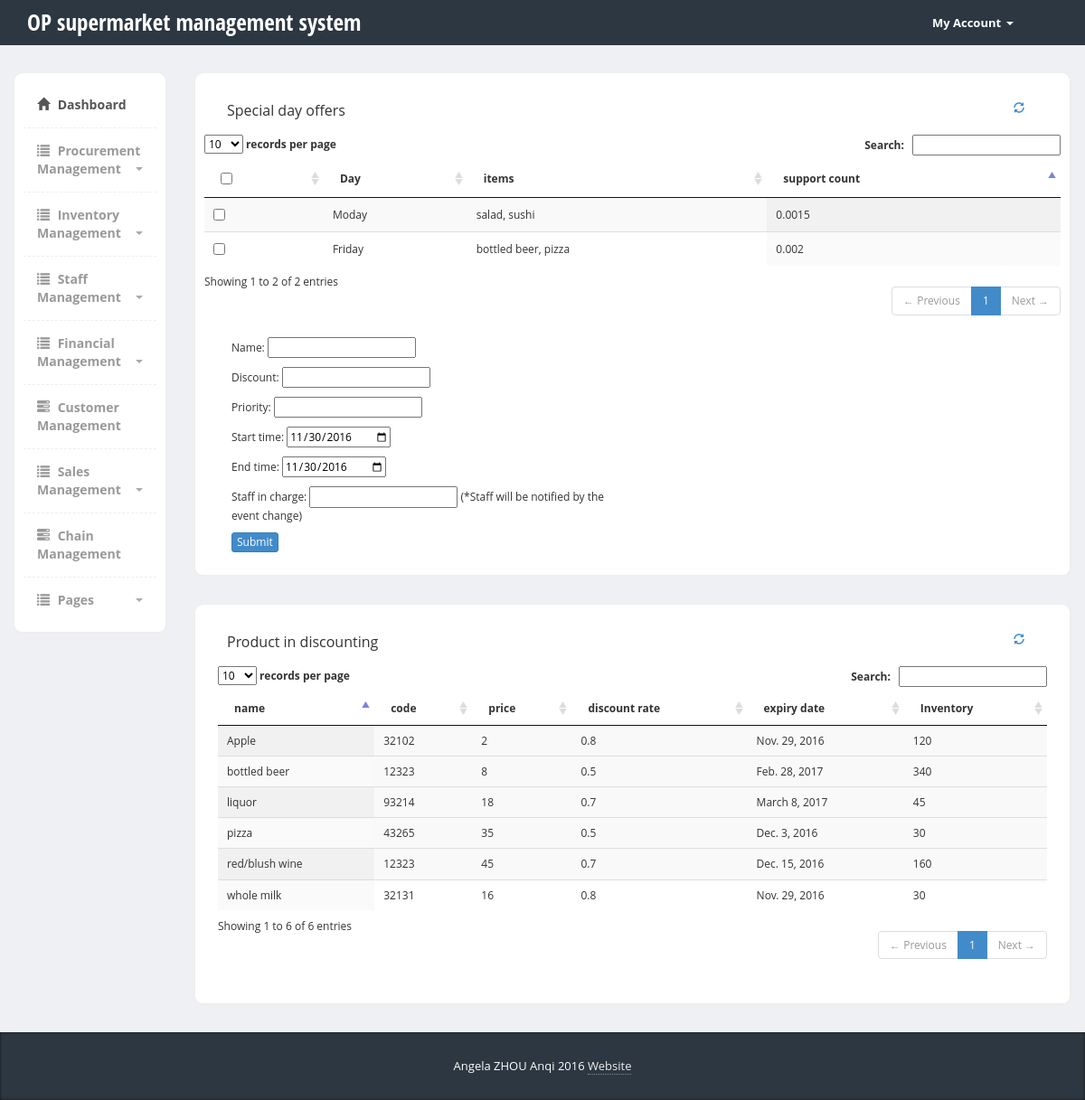
Before: /sms/sales_management/markdowns with the older database file.
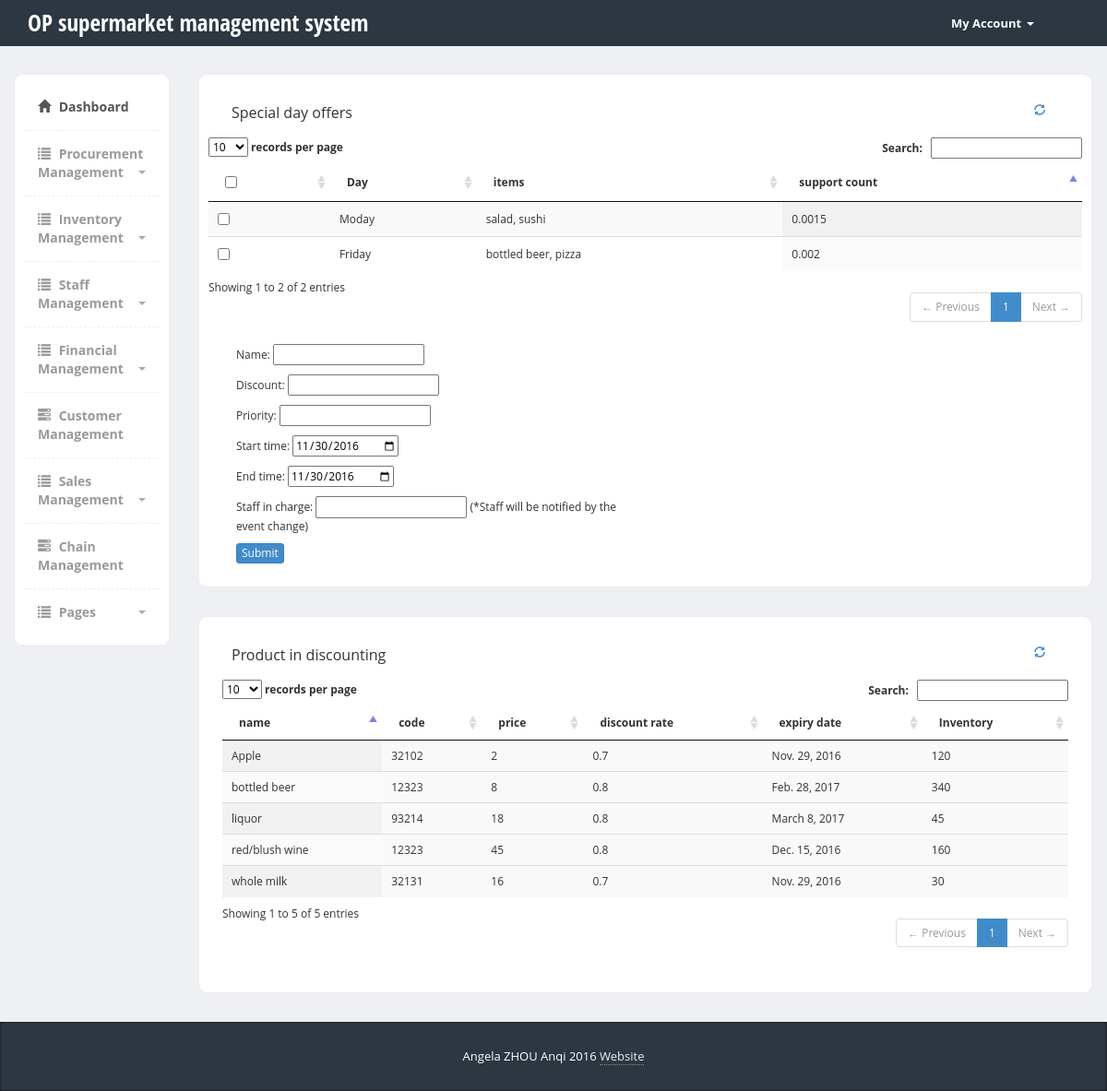
After: the same page with the newer database file.
### sms/models.py (models this page shows, shortened)
class Product(models.Model):
    product_name = models.CharField(max_length=200)
    batch_id = models.IntegerField(default=1)
    category= models.CharField(max_length=200)
    code   = models.CharField(max_length=200)
    status   = models.CharField(max_length=200)
    price = models.IntegerField(default=0)
    expiry_date = models.DateField(default=datetime.now, blank=True)
    discount_rate = models.FloatField(default=1.0)
    markdown = models.IntegerField(default=1)
    inventory = models.IntegerField(default=1)
    def _get_total(self):
       "Returns the total"
       return self.price * self.discount_rate
    current_price = property(_get_total)

### sms/views.py (the view)
def markdowns(request):
	if request.method == 'POST':
		print request.body
		data = json.loads(request.body)
		p = Promo_event(name=data['event_name'], event_type='Buddle selling', priority=data["priority"],start_date=data["start_date"], end_date=data["end_date"], staff = data["staff"])
		p.save()
		for  item in  data['data']:
				x = Product.objects.get(product_name=item['name'])
				x.discount_rate = data['discount_rate']
				x.save(update_fields=["discount_rate"])
				dt = DiscoutingTable(product_id= Product.objects.get(product_name=item['name']), promo_event_id= p, discount_rate =data['discount_rate'],start_date=data["start_date"], end_date=data["end_date"] )
				dt.save()
		response = {'status': 1, 'message': "Ok"}
		return HttpResponse(json.dumps(response), content_type='application/json')
	product_list= Product.objects.all()
	dt_list = DiscoutingTable.objects.all()
	for product in product_list:
		if not DiscoutingTable.objects.filter(product_id = product).exists():
			product.discount_rate = 1.0
			product.save()
	context = {'product_list': product_list}
	return render(request, 'sms/markdowns.html', context)

### sms/templates/sms/markdowns.html (shortened to what this page needs)
{% load static %}
{% load mathfilters%}
<!DOCTYPE html>
<html>
  <head>
    <link href="{% static 'sms/bootstrap/css/bootstrap.min.css'%}" rel="stylesheet">
    <link href="{% static 'sms/vendors/jquery-ui.css'%}" rel="stylesheet" media="screen">
    <link href="{% static 'sms/vendors/jquery.dataTables.min.css'%}" rel="stylesheet" media="screen">
      <link href="{% static 'sms/vendors/select.dataTables.min.css'%}" rel="stylesheet" media="screen">
    <link href="{% static 'sms/css/styles.css'%}" rel="stylesheet">
    <link href="{% static 'sms/css/stats.css'%}"  rel="stylesheet">
  </head>
  <body>
  	<div class="header">
	     <div class="container">
	        <div class="row">
	           <div class="col-md-5">
	              <div class="logo">
	                 <h1><a href="index.html">OP supermarket management system</a></h1>
	              </div>
	           </div>
	           <div class="col-md-2 account">
	              <div class="navbar navbar-inverse" role="banner">
	                  <nav class="collapse navbar-collapse bs-navbar-collapse navbar-right" role="navigation">
	                    <ul class="nav navbar-nav">
	                      <li class="dropdown">
	                        <a href="#" class="dropdown-toggle" data-toggle="dropdown">My Account <b class="caret"></b></a>
	                      </li>
	                    </ul>
	                  </nav>
	              </div>
	           </div>
	        </div>
	     </div>
	</div>
    <div class="page-content">
    	<div class="row">
		  <div class="col-md-2">
		  	<div class="sidebar content-box" style="display: block;">
                <ul class="nav">
                    <li class="current"><a href="/sms/"><i class="glyphicon glyphicon-home"></i> Dashboard</a></li>
                    <li class="submenu">
                         <a href="#">
                            <i class="glyphicon glyphicon-list"></i> Procurement Management
                            <span class="caret pull-right"></span>
                         </a>
                    </li>
                     <li class="submenu">
                         <a href="#">
                            <i class="glyphicon glyphicon-list"></i> Inventory Management
                            <span class="caret pull-right"></span>
                         </a>
                    </li>
                    <li class="submenu">
                         <a href="#">
                            <i class="glyphicon glyphicon-list"></i> Staff Management
                            <span class="caret pull-right"></span>
                         </a>
                    </li>
                    <li class="submenu">
                         <a href="#">
                            <i class="glyphicon glyphicon-list"></i> Financial Management
                            <span class="caret pull-right"></span>
                         </a>
                    </li>
                    <li><a href="customer_management.html"><i class="glyphicon glyphicon-tasks"></i> Customer Management</a></li>
                    <li class="submenu">
                         <a href="#">
                            <i class="glyphicon glyphicon-list"></i> Sales Management
                            <span class="caret pull-right"></span>
                         </a>
                    </li>
                    <li><a href="chain_management.html"><i class="glyphicon glyphicon-tasks"></i> Chain Management</a></li>
                    <li class="submenu">
                         <a href="#">
                            <i class="glyphicon glyphicon-list"></i> Pages
                            <span class="caret pull-right"></span>
                         </a>
                    </li>
                </ul>
             </div>
		  </div>
		  <div class="col-md-10">
        <div class="row">
        <div class="col-md-12">
          <div class="content-box-large">
            <div class="panel-heading">
            <div class="panel-title">Special day offers</div>
            <div class="panel-options">
                <a href="#" data-rel="collapse"><i class="glyphicon glyphicon-refresh"></i></a>
            </div>
          </div>
            <div class="panel-body">
            <div class="row">
            <table cellpadding="0" cellspacing="0" border="0" class="display" cellspacing="0" id="markdownTable">
              <thead>
                <tr>
                  <th><input type="checkbox" name="select_all" value="0" id="select-all"> </th>
                  <th>Day</th>
                  <th>items</th>
                  <th>support count</th>
                </tr>
              </thead>
              <tbody>
                      <tr class="odd gradeX">
                        <td><input type="checkbox" name="mk" value="mk" ></td>
                        <td>Friday </td>
                        <td>bottled beer, pizza</td>
                        <td>0.002</td>
                      </tr>
                      <tr class="odd gradeX">
                        <td><input type="checkbox" name="mk" value="mk" ></td>
                        <td>Moday </td>
                        <td>salad, sushi</td>
                        <td>0.0015</td>
                      </tr>
              </tbody>
            </table>
            </div>
        <div class="col-md-6">
                            <p>Name: <input type="text" name="event_name" id = "event_name"> </p>
                            <p>Discount: <input type="text" name="discount_rate" id = "discount_rate"> </p>
                            <p>Priority: <input type="text" name="priority" id = "priority"> </p>
                            <p>Start time: <input type="date" name="start_date" id = "start_date"> </p>
                            <p> End time: <input type="date" name="end_date" id = "end_date"></p>
                            <p> Staff in charge: <input type="text" name="staff" id = "staff" > (*Staff will be notified by the event change)</p>
                            <button class="btn btn-primary btn-xs" >Submit</button>
                  </div>
                  <div class="col-md-6" id = "priceTable">
                  </div>
           </div>
        </div>
      </div>
      <div class="col-md-12">
          <div class="content-box-large">
            <div class="panel-heading">
            <div class="panel-title">Product in discounting </div>
            <div class="panel-options">
                <a href="#" data-rel="collapse"><i class="glyphicon glyphicon-refresh"></i></a>
            </div>
          </div>
            <div class="panel-body">
           <table cellpadding="0" cellspacing="0" border="0" class="display" cellspacing="0" id="discountedTable">
              <thead>
                <tr>
                  <th>name</th>
                  <th>code</th>
                  <th>price</th>
                  <th>discount rate</th>
                  <th>expiry date</th>
                  <th>Inventory</th>
                </tr>
              </thead>
              <tbody>
                {% if product_list%}
                  {% for product in product_list %}
                    {%if product.discount_rate != 1%}
                      <tr class="odd gradeX">
                        <td>{{ product.product_name}}</td>
                        <td>{{ product.code}}</td>
                        <td>{{ product.price}}</td>
                        <td> {{ product.discount_rate}}</td>
                        <td> {{ product.expiry_date}}</td>
                        <td> {{ product.inventory}}</td>
                      </tr>
                      {% endif %}
                      {% endfor %}
                  {%endif%}
              </tbody>
            </table>
      </div>
        </div>
        </div>
        </div>
		 </div>
    </div>
   </div>
    <footer>
         <div class="container">
            <div class="copy text-center">
               Angela ZHOU Anqi 2016 <a href='#'>Website</a>
            </div>
         </div>
      </footer>
  </body>
</html>

### sms/static/sms/css/styles.css (style rules this page uses)
body { font-family: 'Open Sans', sans-serif; background-color: #f7f7f7; position: relative; margin: 0px; font-size: 12px; padding: 0px; }
.page-content > .row { margin-left: 0px !important; margin-right: 0px !important; margin-top: 30px; }
.panel-body { padding: 5px !important; }
footer { background-color:#2c3742; box-shadow:inset 0px 0px 3px #111; color:#fff; font-size:14px; line-height:25px; padding:10px 0px 10px 0px; bottom: 0px; }
footer a { color:#eee; text-decoration:none; border-bottom:1px dotted #888; }
footer .copy { font-size:13px; margin:15px 0px; }
.header { height:50px; background-color: #2c3742; }
.account { margin-left:40%; }
.header .logo h1 { font-size:25px; margin:0px; padding:10px 0px; }
.header .logo h1 a { color:#fff; font-family: 'Open Sans Condensed', sans-serif; }
.header .navbar * { box-shadow:none !important; }
.header .navbar { background:none !important; border:0px !important; }
.header .navbar .nav > li > a { color:#fff !important; font-size:13px !important; border-bottom:0px !important; margin-top:0px !important; font-weight:bold; }
.header .navbar-collapse { border:0px !important; }
.header .navbar-nav .caret { border-top-color:#fff !important; border-bottom-color:#fff !important; }
.content-box, .content-box-large { margin-bottom:30px; background:#fff; border-radius:10px; padding:10px; border-left:1px solid #eee; border-top:1px solid #eee; border-right:2px solid #eee; border-bottom:2px solid #eee; }
.content-box-large { padding: 20px; }
.sidebar ul.nav, .sidebar ul.nav ul { list-style: none; padding: 0px; margin: 0px; }
.sidebar .nav > li { margin: 0; border-bottom:1px dashed #eee; }
.sidebar .nav > li:last-child { border-bottom:0px; }
.sidebar .nav > li > a { font-size: 14px; line-height: 20px; padding: 15px 15px; color: #999; display: block; font-weight:bold; background:none; text-decoration: none; border-top:0px; font-weight:bold; }
.sidebar .nav > li > a > i { margin-right:5px; }
.sidebar .nav li a:hover, .sidebar .nav li.current > a { background: #fff; color: #555; border-bottom:0px; }
.sidebar .nav a .caret { float: right; width: 0; height: 0; display: inline-block; vertical-align: top; border-top: 4px solid #aaa; border-right: 4px solid transparent; border-left: 4px solid transparent; content: ""; margin-top: 8px; margin-left: 2px; }
body { background-color: #eff0f3; }
.panel-heading>.panel-title, .content-box-header .panel-title { float: left; padding: 10px 0px; padding-top: 0px; }
.panel-heading>.panel-options, .content-box-header .panel-options { float: right; padding-right: 15px; }
.panel-heading>.panel-options>a, .content-box-header .panel-options>a { margin-top: 10px; }
.panel-body { clear:both; }

Changed rows visible on the page:
no longer on this page (row edited): Product: product_name "pizza", code "43265", price "35", discount_rate "0.5", expiry_date "Dec. 3, 2016", inventory "30"
changed Product "Apple": discount_rate "0.8" → "0.7"
changed Product "whole milk": discount_rate "0.8" → "0.7"
changed Product "bottled beer": discount_rate "0.5" → "0.8"
changed Product "liquor": discount_rate "0.7" → "0.8"
changed Product "red/blush wine": discount_rate "0.7" → "0.8"
Other visible differences:
text written by a page script: "records per page Search: Showing 1 to 6 of 6 entries ← Previous 1 Next →" → "records per page Search: Showing 1 to 5 of 5 entries ← Previous 1 Next →"
